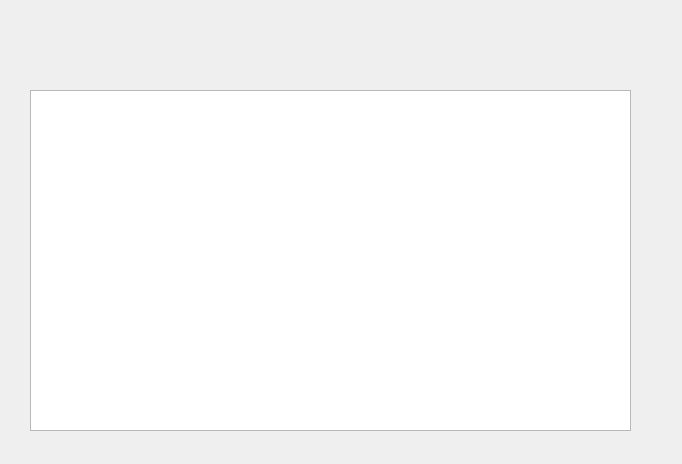
<?xml version="1.0" encoding="UTF-8"?>
<ui version="4.0">
 <class>ConfigTable</class>
 <widget class="QWidget" name="ConfigTable">
  <property name="geometry">
   <rect>
    <x>0</x>
    <y>0</y>
    <width>682</width>
    <height>464</height>
   </rect>
  </property>
  <property name="windowTitle">
   <string>ConfigTable</string>
  </property>
  <widget class="QTableView" name="tableView">
   <property name="geometry">
    <rect>
     <x>30</x>
     <y>90</y>
     <width>601</width>
     <height>341</height>
    </rect>
   </property>
  </widget>
 </widget>
 <resources/>
 <connections/>
</ui>
